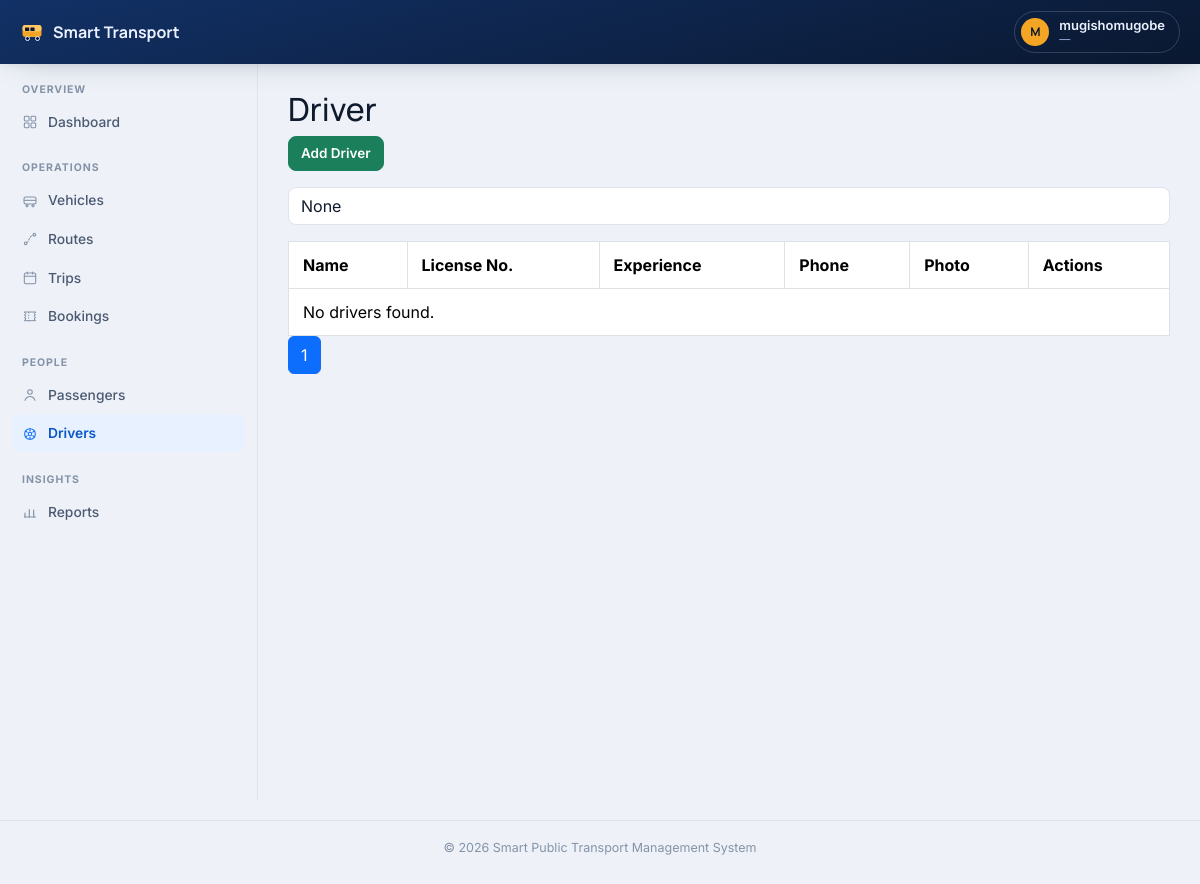
/drivers/ (signed in), run on an earlier commit of the app's database.
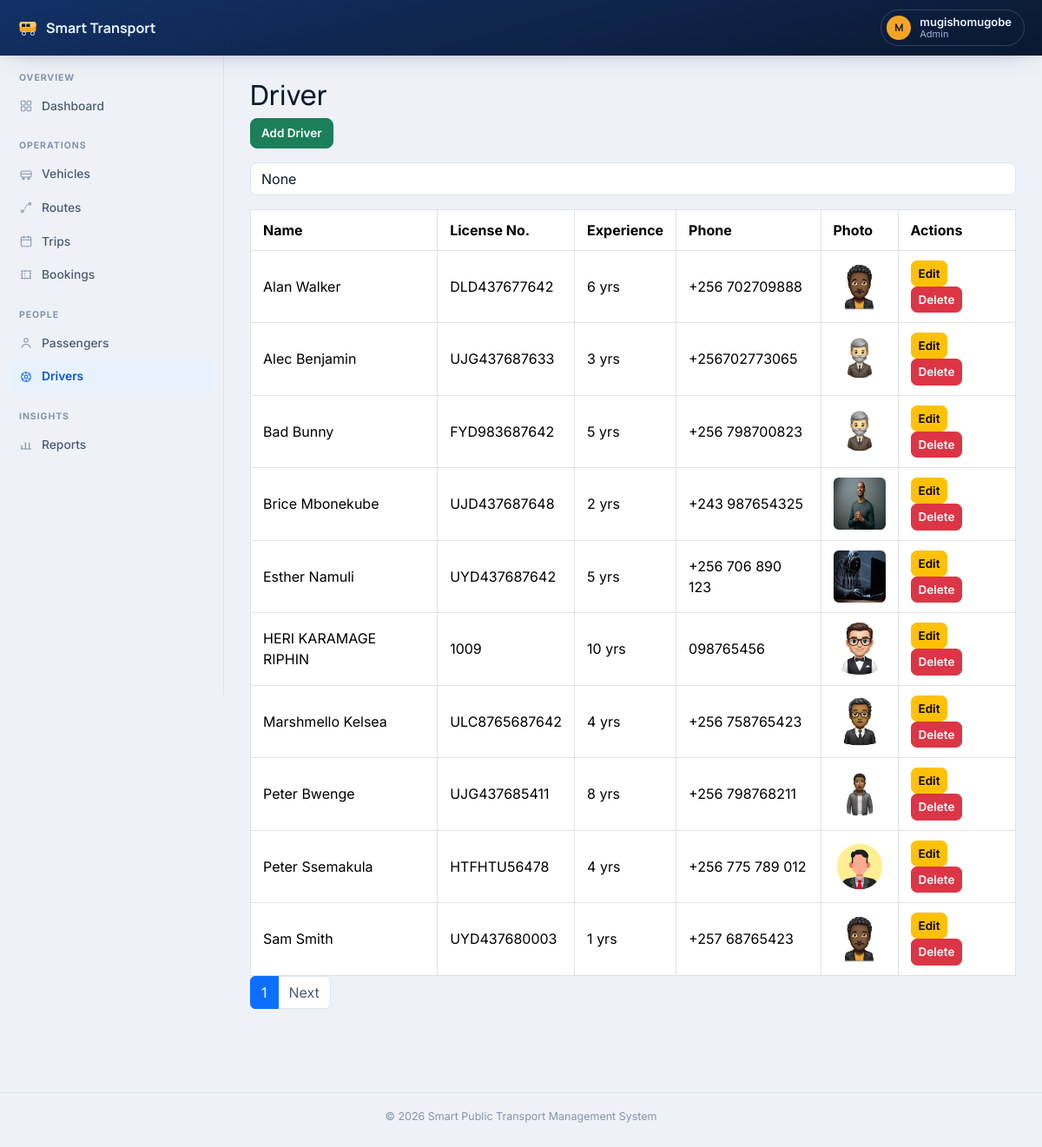
And on a later commit of the database.
### accounts/models.py (models this page shows, shortened)
class Profile(models.Model):
    ROLE_CHOICES = [
        ('ADMIN', 'Administrator'),
        ('STAFF', 'Staff'),
        ('PASSENGER', 'Passenger'),
    ]
    user = models.OneToOneField(
        User,
        on_delete=models.CASCADE
    )
    phone = models.CharField(
        max_length=20,
        blank=True
    )
    address = models.TextField(
        blank=True
    )
    profile_picture = models.ImageField(
        upload_to='profiles/',
        blank=True,
        null=True
    )
    role = models.CharField(
        max_length=20,
        choices=ROLE_CHOICES,
        default='PASSENGER'
    )
    created_at = models.DateTimeField(
        auto_now_add=True
    )

### drivers/models.py (models this page shows, shortened)
class Driver(models.Model):
    full_name = models.CharField(max_length=200)
    phone = models.CharField(max_length=20)
    license_number = models.CharField(max_length=100, unique=True)
    years_of_experience = models.PositiveIntegerField(default=0)
    photo = models.ImageField(upload_to='drivers/')
    created_at = models.DateTimeField(auto_now_add=True)
    class Meta:
        ordering = ['full_name']

### drivers/views.py (the view)
# urls.py: path("", views.driver_list, name="list"),
@role_required("STAFF", "ADMIN")
def driver_list(request):
    query = request.GET.get("q")
    drivers = Driver.objects.all()
    if query:
        drivers = drivers.filter(
            full_name__icontains=query
        )
    paginator = Paginator(drivers, 10)
    page = request.GET.get("page")
    drivers = paginator.get_page(page)
    return render(
        request,
        "drivers/driver_list.html",
        {
            "drivers": drivers,
            "query": query
        }
    )

### templates/drivers/driver_list.html (shortened to what this page needs)
{% extends "base.html" %}
{% block content %}
<h2>Driver</h2>
<a href="{% url 'drivers:create' %}"
class="btn btn-success mb-3">
Add Driver
</a>
<form method="get">
<input
type="text"
name="q"
value="{{ query }}"
placeholder="Search driver"
class="form-control mb-3">
</form>
<table class="table table-bordered">
<tr>
<th>Name</th>
<th>License No.</th>
<th>Experience</th>
<th>Phone</th>
<th>Photo</th>
<th>Actions</th>
</tr>
{% for driver in drivers %}
<tr>
<td>{{ driver.full_name }}</td>
<td>{{ driver.license_number }}</td>
<td>{{ driver.years_of_experience }} yrs</td>
<td>{{ driver.phone }}</td>
<td>
    {% if driver.photo %}
        <img src="{{ driver.photo.url }}"
             width="60"
             height="60"
             class="rounded">
    {% else %}
        No Photo
    {% endif %}
</td>
<td>
<a href="{% url 'drivers:update' driver.id %}"
class="btn btn-warning btn-sm">
Edit
</a>
<a href="{% url 'drivers:delete' driver.id %}"
class="btn btn-danger btn-sm">
Delete
</a>
</td>
</tr>
{% empty %}
<tr>
<td colspan="6">
No drivers found.
</td>
</tr>
{% endfor %}
</table>
<nav>
<ul class="pagination">
<li class="page-item active">
<span class="page-link">
{{ drivers.number }}
</span>
</li>
{% if drivers.has_next %}
<li class="page-item">
<a class="page-link"
href="?page={{ drivers.next_page_number }}">
Next
</a>
</li>
{% endif %}
</ul>
</nav>
{% endblock %}

### templates/base.html (shortened to what this page needs)
{% load static %}
<!DOCTYPE html>
<html lang="en">
<head>
<link href="https://cdn.jsdelivr.net/npm/bootstrap@5.3.3/dist/css/bootstrap.min.css"
      rel="stylesheet">
<link href="{% static 'css/app.css' %}" rel="stylesheet">
</head>
<body>
{% include "includes/navbar.html" %}
<div class="app-shell">
    <nav class="offcanvas-lg offcanvas-start app-sidebar" tabindex="-1" id="appSidebar" aria-labelledby="appSidebarLabel">
        <div class="offcanvas-body d-block p-lg-0">
            {% include "includes/sidebar.html" %}
        </div>
    </nav>
    <main class="app-content">
        {% block content %}
        {% endblock %}
    </main>
</div>
{% include "includes/footer.html" %}
</body>
</html>

### templates/includes/navbar.html (shortened to what this page needs)
<header class="app-topbar">
    <a class="app-brand" href="/">
        Smart Transport
    </a>
    {% if user.is_authenticated %}
    <div class="dropdown">
        <button class="topbar-user" type="button" data-bs-toggle="dropdown" aria-expanded="false">
            <span class="avatar">{{ user.username|slice:":1"|upper }}</span>
            <span class="who">
                <span class="name d-block">{{ user.get_full_name|default:user.username }}</span>
                <span class="role d-block">{{ user.profile.role|default:"—"|lower }}</span>
            </span>
        </button>
    </div>
    {% endif %}
</header>

### templates/includes/sidebar.html (shortened to what this page needs)
{% with role=request.user.profile.role app=request.resolver_match.app_name %}
<div class="sidebar-section">
    <span class="sidebar-label">Overview</span>
    <a href="/dashboard/" class="sidebar-link {% if app == 'dashboard' %}active{% endif %}">
        Dashboard
    </a>
</div>
<div class="sidebar-section">
    <span class="sidebar-label">Operations</span>
    <a href="/vehicles/" class="sidebar-link {% if app == 'vehicles' %}active{% endif %}">
        Vehicles
    </a>
    <a href="/routes/" class="sidebar-link {% if app == 'routes' %}active{% endif %}">
        Routes
    </a>
    <a href="/trips/" class="sidebar-link {% if app == 'trips' %}active{% endif %}">
        <svg width="16" height="16" viewBox="0 0 24 24" fill="none" aria-hidden="true">
            <rect x="3.5" y="4.5" width="17" height="16" rx="2.2" stroke="currentColor" stroke-width="1.6"/>
            <path d="M3.5 9.5h17M8 3v3M16 3v3" stroke="currentColor" stroke-width="1.6" stroke-linecap="round"/>
        </svg>
        Trips
    </a>
    <a href="/bookings/" class="sidebar-link {% if app == 'bookings' %}active{% endif %}">
        Bookings
    </a>
</div>
{% if request.user.is_superuser or role == "STAFF" or role == "ADMIN" %}
<div class="sidebar-section">
    <span class="sidebar-label">People</span>
    <a href="/passengers/" class="sidebar-link {% if app == 'passengers' %}active{% endif %}">
        <svg width="16" height="16" viewBox="0 0 24 24" fill="none" aria-hidden="true">
            <circle cx="12" cy="7.5" r="3.4" stroke="currentColor" stroke-width="1.6"/>
            <path d="M4.5 20c1.4-3.8 4.6-5.8 7.5-5.8s6.1 2 7.5 5.8" stroke="currentColor" stroke-width="1.6" stroke-linecap="round"/>
        </svg>
        Passengers
    </a>
    <a href="/drivers/" class="sidebar-link {% if app == 'drivers' %}active{% endif %}">
        Drivers
    </a>
</div>
<div class="sidebar-section">
    <span class="sidebar-label">Insights</span>
    <a href="/reports/" class="sidebar-link {% if app == 'reports' %}active{% endif %}">
        <svg width="16" height="16" viewBox="0 0 24 24" fill="none" aria-hidden="true">
            <path d="M4.5 19.5v-6M11 19.5v-11M17.5 19.5V9" stroke="currentColor" stroke-width="1.8" stroke-linecap="round"/>
            <path d="M3.5 19.5h17" stroke="currentColor" stroke-width="1.6" stroke-linecap="round"/>
        </svg>
        Reports
    </a>
</div>
{% endif %}
{% endwith %}

### templates/includes/footer.html
<footer class="app-footer">
    © {% now "Y" %} Smart Public Transport Management System
</footer>

### static/css/app.css (style rules this page uses)
:root { --canvas: #eef2f8; --surface: #ffffff; --surface-2: #f6f8fc; --line: #dde4f0; --ink: #0f1b2d; --ink-soft: #4b5a71; --ink-faint: #8493a8; --navy-900: #0a1830; --navy-700: #123166; --navy-500: #1c4694; --on-navy: #eaf1ff; --on-navy-soft: #9cb2da; --accent: #0d6efd; --accent-strong: #0a58ca; --accent-tint: #e8f1ff; --amber: #f5a524; --amber-tint: #fdf1de; --good: #1a7f5a; --good-tint: #e7f5ee; --danger: #c0392b; --danger-tint: #fdecea; --focus-ring: rgba(13, 110, 253, 0.28); --shadow-sm: 0 1px 2px rgba(10, 24, 48, 0.06); --shadow: 0 12px 32px -16px rgba(10, 24, 48, 0.22), 0 2px 8px rgba(10, 24, 48, 0.05); --font-display: "Manrope", ui-sans-serif, system-ui, sans-serif; --font-body: "Inter", ui-sans-serif, system-ui, sans-serif; --topbar-h: 64px; --sidebar-w: 258px; }
* { box-sizing: border-box; }
html, body { background: var(--canvas); color: var(--ink); }
body { font-family: var(--font-body); min-height: 100vh; }
h1, h2, h3, h4, h5, h6 { font-family: var(--font-display); color: var(--ink); }
a { color: var(--accent); }
.app-topbar { position: sticky; top: 0; z-index: 30; height: var(--topbar-h); display: flex; align-items: center; gap: 14px; padding: 0 20px; background: linear-gradient(165deg, var(--navy-700) 0%, var(--navy-900) 100%); color: var(--on-navy); box-shadow: var(--shadow); }
.app-brand { display: flex; align-items: center; gap: 9px; font-family: var(--font-display); font-weight: 700; font-size: 16px; color: var(--on-navy); text-decoration: none; white-space: nowrap; }
.app-brand svg { flex: none; }
.topbar-user { display: flex; align-items: center; gap: 10px; background: none; border: 1px solid rgba(234, 241, 255, 0.18); border-radius: 999px; padding: 5px 14px 5px 6px; color: var(--on-navy); cursor: pointer; }
.topbar-user .avatar { width: 28px; height: 28px; border-radius: 50%; background: var(--amber); color: var(--navy-900); display: flex; align-items: center; justify-content: center; font-family: var(--font-display); font-weight: 700; font-size: 12px; flex: none; }
.topbar-user .who { text-align: left; line-height: 1.25; }
.topbar-user .who .name { font-size: 13px; font-weight: 600; }
.topbar-user .who .role { font-size: 11px; color: var(--on-navy-soft); text-transform: capitalize; }
.app-shell { display: flex; align-items: flex-start; min-height: calc(100vh - var(--topbar-h)); }
.app-sidebar { width: var(--sidebar-w); flex: none; background: var(--surface); border-right: 1px solid var(--line); min-height: calc(100vh - var(--topbar-h)); padding: 18px 12px; position: sticky; top: var(--topbar-h); align-self: flex-start; max-height: calc(100vh - var(--topbar-h)); overflow-y: auto; }
.sidebar-section + .sidebar-section { margin-top: 20px; }
.sidebar-label { display: block; font-size: 10.5px; font-weight: 700; letter-spacing: 0.09em; text-transform: uppercase; color: var(--ink-faint); padding: 0 10px; margin-bottom: 6px; }
.sidebar-link { display: flex; align-items: center; gap: 10px; padding: 8px 10px; border-radius: 8px; color: var(--ink-soft); font-size: 13.8px; font-weight: 500; text-decoration: none; margin-bottom: 2px; }
.sidebar-link svg { flex: none; color: var(--ink-faint); }
.sidebar-link.active { background: var(--accent-tint); color: var(--accent-strong); font-weight: 600; }
.sidebar-link.active svg { color: var(--accent); }
.app-content { flex: 1; min-width: 0; padding: 26px 30px 60px; }
.table { color: var(--ink); margin-bottom: 0; }
.table > :not(caption) > * > * { border-bottom-color: var(--line); padding: 11px 14px; vertical-align: middle; }
.btn { border-radius: 8px; font-weight: 600; font-size: 13.5px; }
.btn-success { background: var(--good); border-color: var(--good); }
.btn-sm { border-radius: 7px; }
.form-control, .form-select { background: var(--surface); border: 1px solid var(--line); color: var(--ink); border-radius: 8px; }
.form-control::placeholder { color: var(--ink-faint); }
.pagination .page-link { color: var(--ink-soft); border-color: var(--line); background: var(--surface); }
.pagination .page-item.active .page-link { background: var(--accent); border-color: var(--accent); color: #fff; }
.app-footer { text-align: center; padding: 18px 20px 26px; color: var(--ink-faint); font-size: 12.5px; border-top: 1px solid var(--line); margin-top: 20px; }

What changed in the data, as far as the page shows it:
added Driver: full_name "Alan Walker", license_number "DLD437677642", years_of_experience "6", phone "+256 702709888", photo (picture)
added Driver: full_name "Alec Benjamin", license_number "UJG437687633", years_of_experience "3", phone "+256702773065", photo (picture)
added Driver: full_name "Bad Bunny", license_number "FYD983687642", years_of_experience "5", phone "+256 798700823", photo (picture)
added Driver: full_name "Brice Mbonekube", license_number "UJD437687648", years_of_experience "2", phone "+243 987654325", photo (picture)
added Driver: full_name "Esther Namuli", license_number "UYD437687642", years_of_experience "5", phone "+256 706 890 123", photo (picture)
added Driver: full_name "HERI KARAMAGE RIPHIN", license_number "1009", years_of_experience "10", phone "098765456", photo (picture)
added Driver: full_name "Marshmello Kelsea", license_number "ULC8765687642", years_of_experience "4", phone "+256 758765423", photo (picture)
added Driver: full_name "Peter Bwenge", license_number "UJG437685411", years_of_experience "8", phone "+256 798768211", photo (picture)
added Driver: full_name "Peter Ssemakula", license_number "HTFHTU56478", years_of_experience "4", phone "+256 775 789 012", photo (picture)
added Driver: full_name "Sam Smith", license_number "UYD437680003", years_of_experience "1", phone "+257 68765423", photo (picture)
Also different on the page:
{{ user.profile.role|default:"—"|lower }}: "—" → "Admin"
text no longer shown: "No drivers found."
text now shown: "Next"
